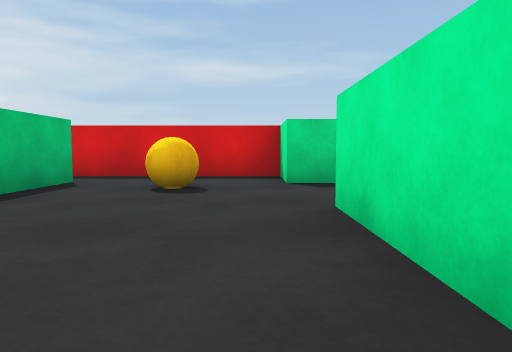
[1] (above)

16 first-person views from a walk through a Unity game level. The camera is 0.48 m above the floor, tilts 4° down and sees 70° across. The floor is counted in squares, 1 m on a side. Each view is taken from the middle of a square. On the plan, view 1 faces up. The plan holds only what a view shows up to about 9 squares ahead; the rest is blank. The place goes on beyond the plan.

[2]
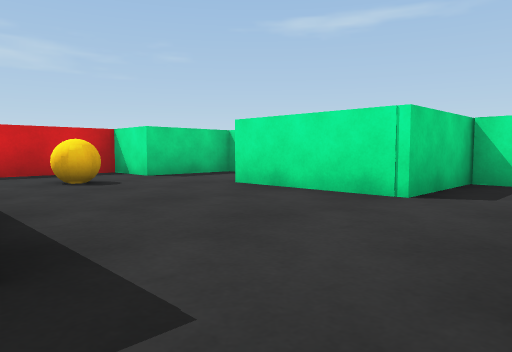

[3]
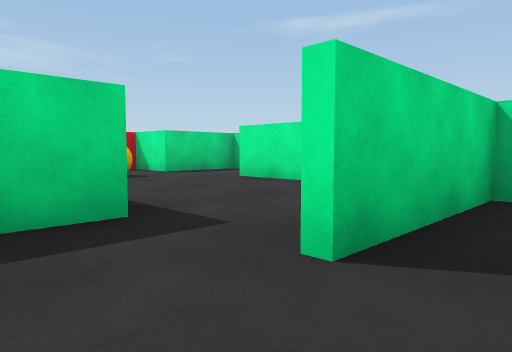

[4]
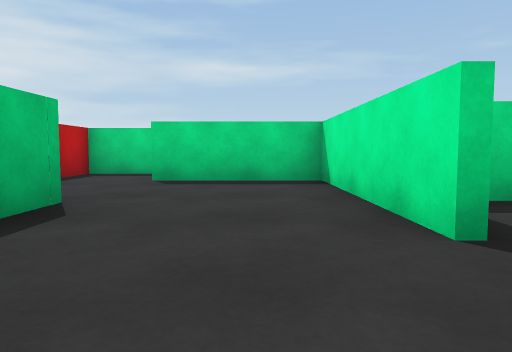

[5]
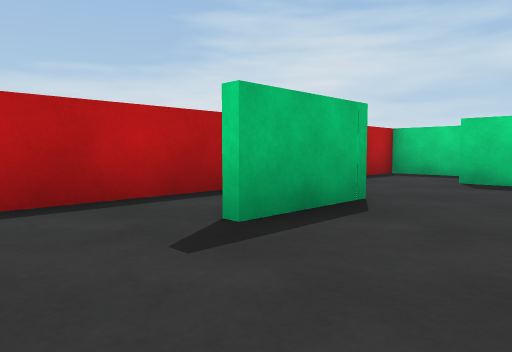

[6]
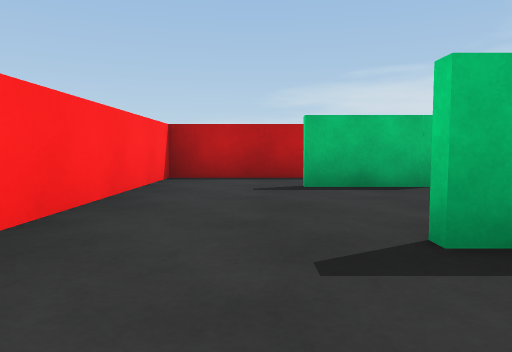

[7]
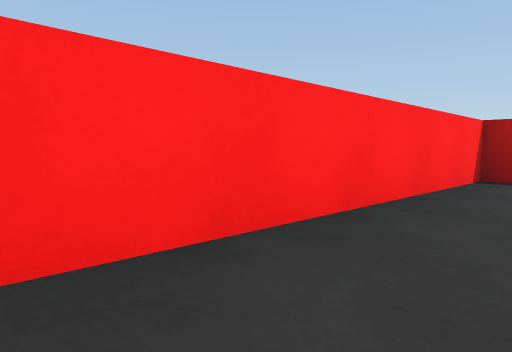

[8]
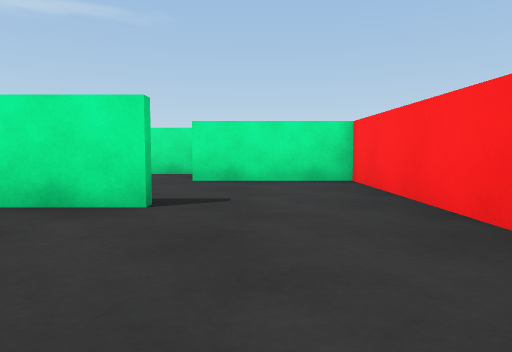

[9]
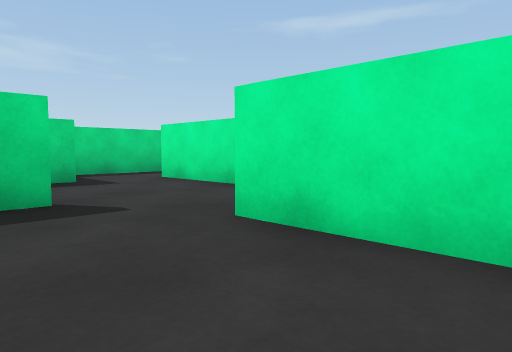

[10]
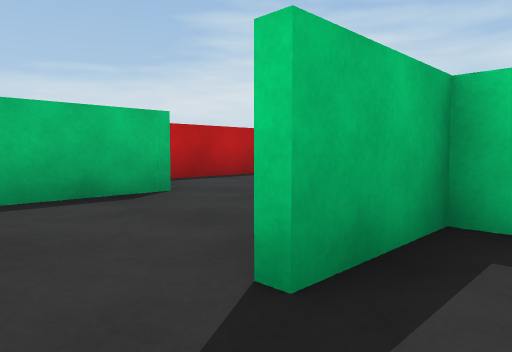

[11]
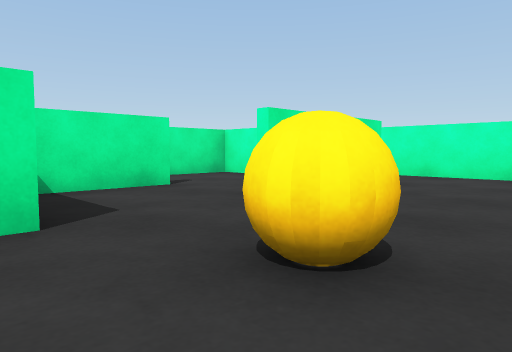

[12]
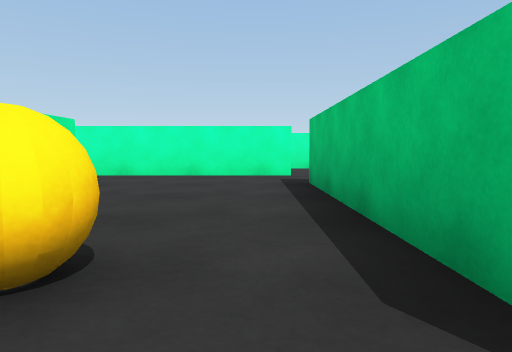

[13]
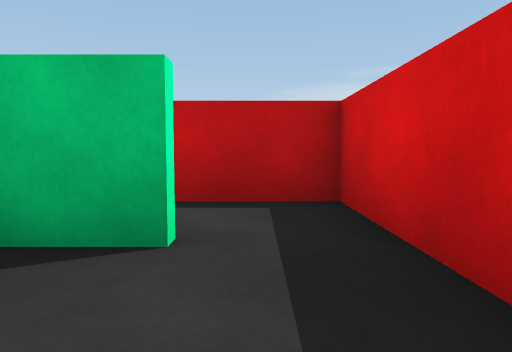

[14]
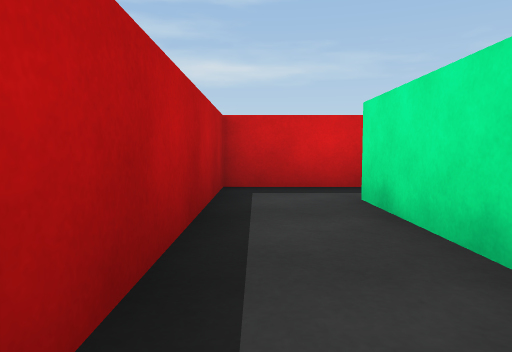

[15]
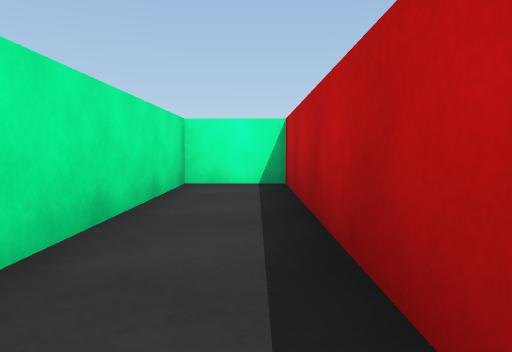

[16]
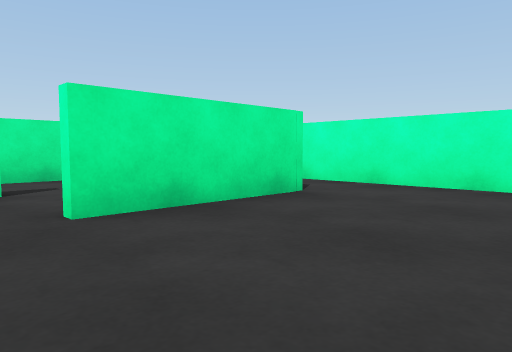

### Floor plan
Points are (right, up) in squares from view 1. A wall is a line through its corners. A room is listed if a view was taken in it or the views show most of it. See-through windows are left out.
Room 1 (views 1, 11, 12, 13, 16)
walls: (-2.8, 5.6) (-2.8, 0.5) (-4.5, 0.5); (1.5, 5.4) (0.5, 5.4) (0.5, 6.8) (-3.4, 6.8); (-4.4, 1.1) (-4.4, -0.6); (-2.7, -1) (1.9, -1); (2.8, 0) (2.8, 0.5); (4.5, 0.5) (0.7, 0.5) (0.7, 3.2)
ways out: opening at (-3.5, -1) to room 2; opening at (-3, 6) to room 4; opening at (1, 4) to room 5
objects: ball (-1, 5)
Room 2 (views 2, 3)
walls: (-4.4, -0.6) (-4.4, -2.6); (0.1, -3.6) (0.1, -1.1) (-2.7, -1.1)
ways out: opening at (-3.5, -1) to room 1; opening at (-1.5, -4.5) to room 3
Room 3 (views 4, 5, 6, 7, 8, 9, 10)
walls: (0.1, -5.1) (0.1, -3.6); (-2.8, -3.6) (-2.8, -5.4); (-4.4, -4.1) (-4.4, -7.5) (2.8, -7.5) (2.8, -4.9); (2, -3.5) (0.2, -3.5) (0.2, -5.1)
ways out: opening at (-1.5, -4.5) to room 2
Room 4 (views 14, 15)
walls: (-3.4, 6.8) (-4.4, 6.8) (-4.4, 1.1); (-4.5, 0.7) (-3, 0.7) (-3, 5.6)
ways out: opening at (-3, 6) to room 1
Room 5 (no view inside)
walls: (2.5, 3.1) (2.5, 5.4) (1.5, 5.4); (3.3, 0.7) (4.3, 0.7) (4.3, 3)
ways out: opening at (1, 4) to room 1

Positions as (right, up) in squares from view 1, and headings:
1: (0, 0), facing up
2: (-3, -1), facing up-right
3: (-4, -2), facing up-right
4: (-1, -7), facing up
5: (-1, -7), facing up-left
6: (2, -6), facing left
7: (2, -6), facing down-left
8: (-3, -6), facing right
9: (1, -7), facing up-right
10: (1, -6), facing up-left
11: (-2, 6), facing down-right
12: (-2, 6), facing down
13: (-1, 6), facing left
14: (-4, 2), facing up
15: (-4, 6), facing down
16: (-2, 4), facing down-right
